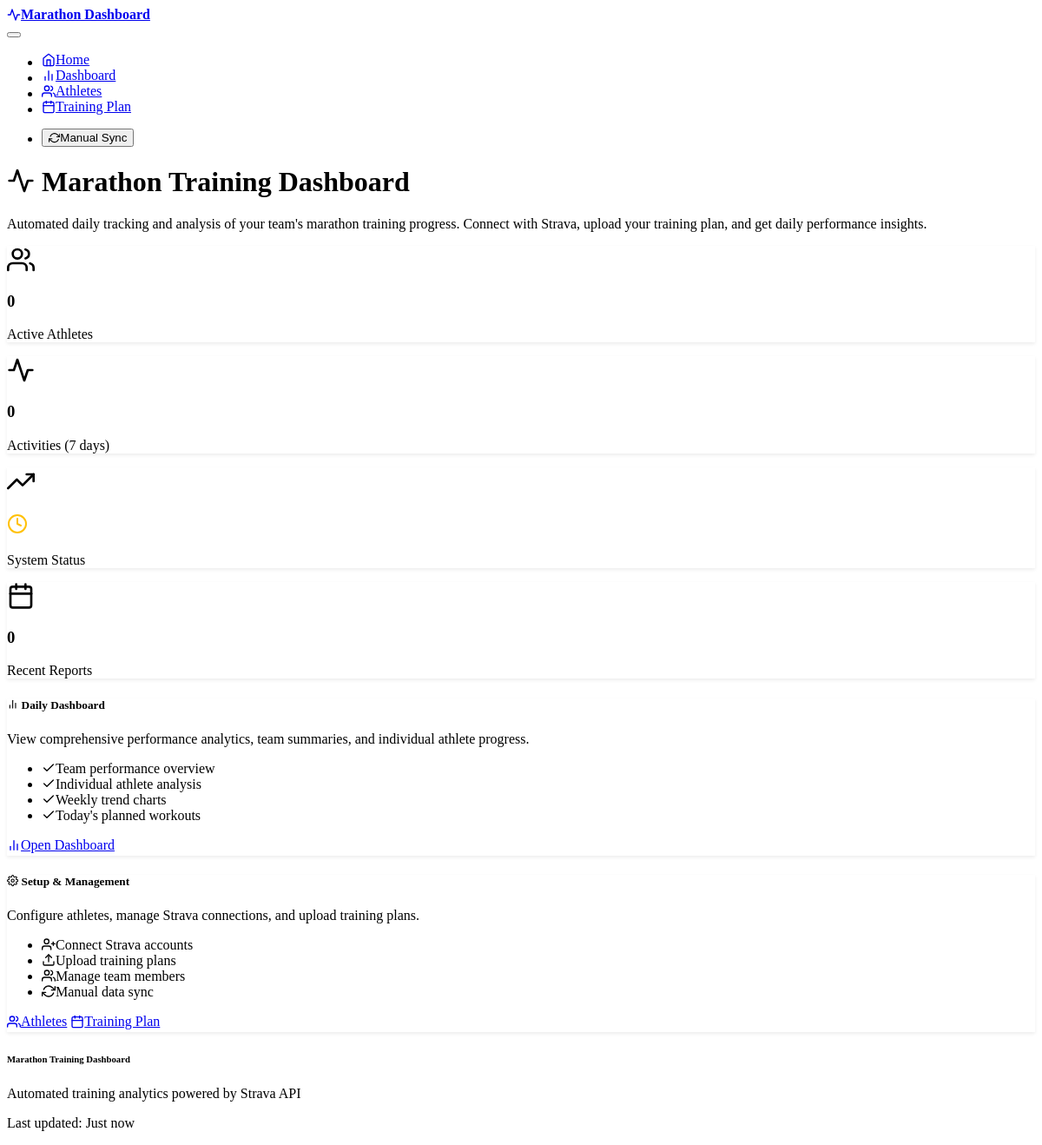
Before: / with the older database file.
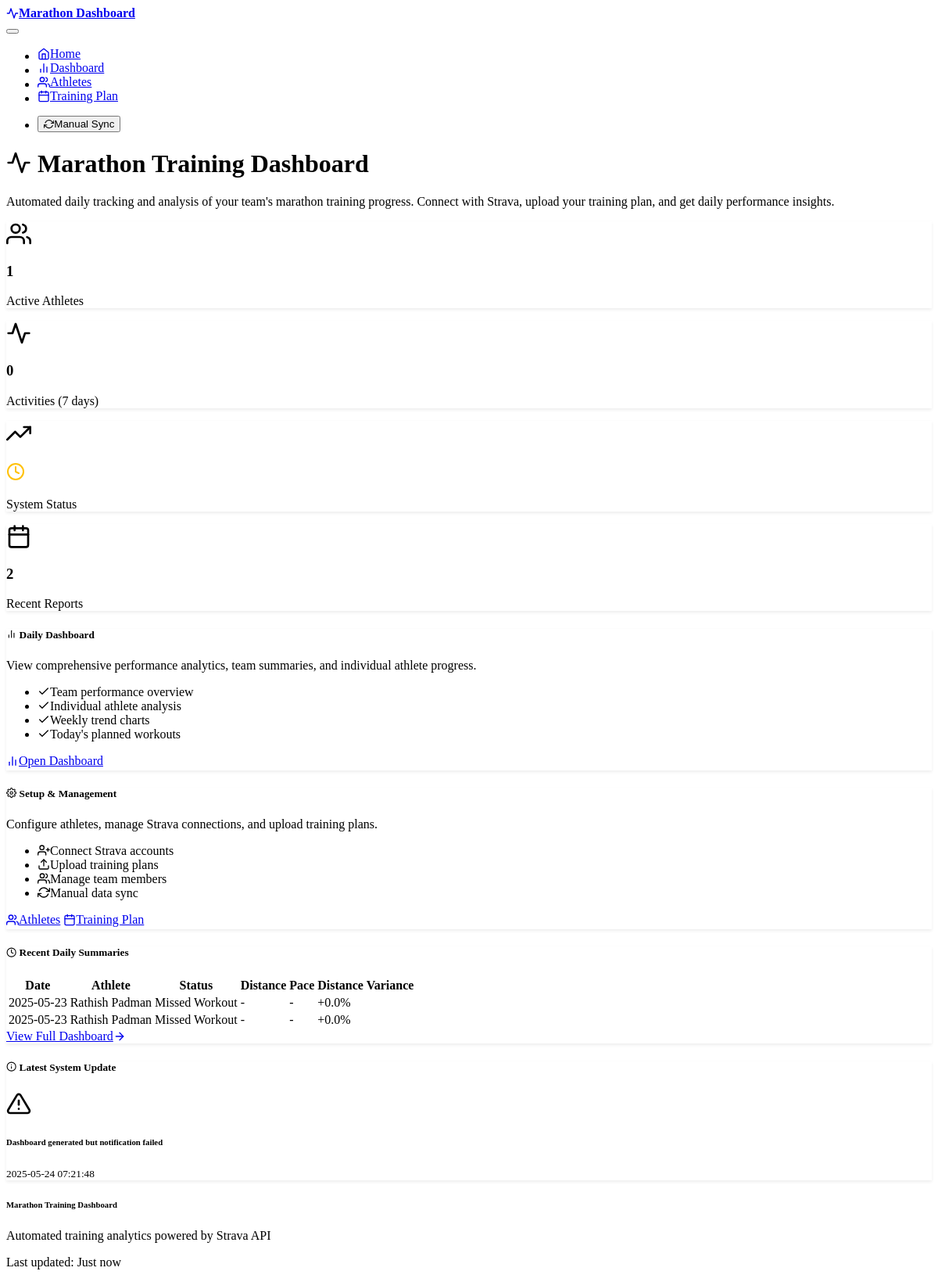
After: the same page with the newer database file.
### models.py (models this page shows)
class DailySummary(db.Model):
    id = db.Column(db.Integer, primary_key=True)
    athlete_id = db.Column(db.Integer, db.ForeignKey('athlete.id'), nullable=False)
    summary_date = db.Column(db.DateTime, nullable=False)
    actual_distance_km = db.Column(db.Float, nullable=True)
    planned_distance_km = db.Column(db.Float, nullable=True)
    actual_pace_min_per_km = db.Column(db.Float, nullable=True)
    planned_pace_min_per_km = db.Column(db.Float, nullable=True)
    distance_variance_percent = db.Column(db.Float, nullable=True)
    pace_variance_percent = db.Column(db.Float, nullable=True)
    status = db.Column(db.String(50), nullable=True)  # On Track, Under-performed, etc.
    notes = db.Column(db.Text, nullable=True)
    created_at = db.Column(db.DateTime, default=datetime.utcnow)

class Athlete(db.Model):
    id = db.Column(db.Integer, primary_key=True)
    name = db.Column(db.String(100), nullable=False)
    strava_athlete_id = db.Column(db.Integer, unique=True, nullable=True)
    refresh_token = db.Column(db.String(255), nullable=True)
    access_token = db.Column(db.String(255), nullable=True)
    token_expires_at = db.Column(db.DateTime, nullable=True)
    is_active = db.Column(db.Boolean, default=True)
    created_at = db.Column(db.DateTime, default=datetime.utcnow)
    activities = db.relationship('Activity', backref='athlete', lazy=True)
    planned_workouts = db.relationship('PlannedWorkout', backref='athlete', lazy=True)
    daily_summaries = db.relationship('DailySummary', backref='athlete', lazy=True)

class SystemLog(db.Model):
    id = db.Column(db.Integer, primary_key=True)
    log_date = db.Column(db.DateTime, nullable=False)
    log_type = db.Column(db.String(50), nullable=False)  # SUCCESS, ERROR, WARNING
    message = db.Column(db.Text, nullable=False)
    details = db.Column(db.Text, nullable=True)
    created_at = db.Column(db.DateTime, default=datetime.utcnow)

### routes.py (the view)
@app.route('/')
def index():
    try:
        total_athletes = Athlete.query.filter_by(is_active=True).count()
        week_ago = datetime.now() - timedelta(days=7)
        recent_activities = Activity.query.filter(
            Activity.start_date >= week_ago
        ).count()
        latest_log = SystemLog.query.order_by(SystemLog.created_at.desc()).first()
        recent_summaries = DailySummary.query.filter(
            DailySummary.summary_date >= week_ago.date()
        ).order_by(DailySummary.summary_date.desc()).limit(10).all()
        return render_template('index.html',
                             total_athletes=total_athletes,
                             recent_activities=recent_activities,
                             latest_log=latest_log,
                             recent_summaries=recent_summaries)
    except Exception as e:
        logger.error(f"Error loading home page: {e}")
        flash(f"Error loading dashboard: {e}", "error")
        return render_template('index.html',
                             total_athletes=0,
                             recent_activities=0,
                             latest_log=None,
                             recent_summaries=[])

### templates/index.html (shortened to what this page needs)
{% extends "base.html" %}
{% block content %}
<div class="container">
    <div class="row mb-5">
        <div class="col-lg-8 mx-auto text-center">
            <h1 class="display-4 mb-4">
                <i data-feather="activity" class="me-3"></i>
                Marathon Training Dashboard
            </h1>
            <p class="lead mb-4">
                Automated daily tracking and analysis of your team's marathon training progress.
                Connect with Strava, upload your training plan, and get daily performance insights.
            </p>
        </div>
    </div>
    <div class="row mb-5">
        <div class="col-md-3 mb-3">
            <div class="card bg-primary">
                <div class="card-body text-center">
                    <i data-feather="users" class="mb-2" style="width: 2rem; height: 2rem;"></i>
                    <h3 class="card-title">{{ total_athletes }}</h3>
                    <p class="card-text">Active Athletes</p>
                </div>
            </div>
        </div>
        <div class="col-md-3 mb-3">
            <div class="card bg-success">
                <div class="card-body text-center">
                    <i data-feather="activity" class="mb-2" style="width: 2rem; height: 2rem;"></i>
                    <h3 class="card-title">{{ recent_activities }}</h3>
                    <p class="card-text">Activities (7 days)</p>
                </div>
            </div>
        </div>
        <div class="col-md-3 mb-3">
            <div class="card bg-info">
                <div class="card-body text-center">
                    <i data-feather="trending-up" class="mb-2" style="width: 2rem; height: 2rem;"></i>
                    <h3 class="card-title">
                        {% if latest_log and latest_log.log_type == 'SUCCESS' %}
                            <i data-feather="check-circle" style="color: #28a745; width: 1.5rem; height: 1.5rem;"></i>
                        {% elif latest_log and latest_log.log_type == 'ERROR' %}
                            <i data-feather="alert-circle" style="color: #dc3545; width: 1.5rem; height: 1.5rem;"></i>
                        {% else %}
                            <i data-feather="clock" style="color: #ffc107; width: 1.5rem; height: 1.5rem;"></i>
                        {% endif %}
                    </h3>
                    <p class="card-text">System Status</p>
                </div>
            </div>
        </div>
        <div class="col-md-3 mb-3">
            <div class="card bg-warning">
                <div class="card-body text-center">
                    <i data-feather="calendar" class="mb-2" style="width: 2rem; height: 2rem;"></i>
                    <h3 class="card-title">{{ recent_summaries|length }}</h3>
                    <p class="card-text">Recent Reports</p>
                </div>
            </div>
        </div>
    </div>
    <div class="row mb-5">
        <div class="col-lg-6 mb-4">
            <div class="card h-100">
                <div class="card-header">
                    <h5 class="card-title mb-0">
                        <i data-feather="bar-chart-2" class="me-2"></i>
                        Daily Dashboard
                    </h5>
                </div>
                <div class="card-body">
                    <p class="card-text">
                        View comprehensive performance analytics, team summaries, and individual athlete progress.
                    </p>
                    <ul class="list-unstyled">
                        <li><i data-feather="check" class="me-2 text-success"></i>Team performance overview</li>
                        <li><i data-feather="check" class="me-2 text-success"></i>Individual athlete analysis</li>
                        <li><i data-feather="check" class="me-2 text-success"></i>Weekly trend charts</li>
                        <li><i data-feather="check" class="me-2 text-success"></i>Today's planned workouts</li>
                    </ul>
                </div>
                <div class="card-footer">
                    <a href="{{ url_for('dashboard') }}" class="btn btn-primary">
                        <i data-feather="bar-chart-2" class="me-2"></i>
                        Open Dashboard
                    </a>
                </div>
            </div>
        </div>
        <div class="col-lg-6 mb-4">
            <div class="card h-100">
                <div class="card-header">
                    <h5 class="card-title mb-0">
                        <i data-feather="settings" class="me-2"></i>
                        Setup & Management
                    </h5>
                </div>
                <div class="card-body">
                    <p class="card-text">
                        Configure athletes, manage Strava connections, and upload training plans.
                    </p>
                    <ul class="list-unstyled">
                        <li><i data-feather="user-plus" class="me-2 text-info"></i>Connect Strava accounts</li>
                        <li><i data-feather="upload" class="me-2 text-info"></i>Upload training plans</li>
                        <li><i data-feather="users" class="me-2 text-info"></i>Manage team members</li>
                        <li><i data-feather="refresh-cw" class="me-2 text-info"></i>Manual data sync</li>
                    </ul>
                </div>
                <div class="card-footer">
                    <a href="{{ url_for('athletes') }}" class="btn btn-outline-primary me-2">
                        <i data-feather="users" class="me-2"></i>
                        Athletes
                    </a>
                    <a href="{{ url_for('training_plan') }}" class="btn btn-outline-secondary">
                        <i data-feather="calendar" class="me-2"></i>
                        Training Plan
                    </a>
                </div>
            </div>
        </div>
    </div>
    {% if recent_summaries %}
    <div class="row mb-5">
        <div class="col-12">
            <div class="card">
                <div class="card-header">
                    <h5 class="card-title mb-0">
                        <i data-feather="clock" class="me-2"></i>
                        Recent Daily Summaries
                    </h5>
                </div>
                <div class="card-body">
                    <div class="table-responsive">
                        <table class="table table-striped">
                            <thead>
                                <tr>
                                    <th>Date</th>
                                    <th>Athlete</th>
                                    <th>Status</th>
                                    <th>Distance</th>
                                    <th>Pace</th>
                                    <th>Distance Variance</th>
                                </tr>
                            </thead>
                            <tbody>
                                {% for summary in recent_summaries %}
                                <tr>
                                    <td>{{ summary.summary_date.strftime('%Y-%m-%d') }}</td>
                                    <td>{{ summary.athlete.name }}</td>
                                    <td>
                                        {% if summary.status == 'On Track' %}
                                            <span class="badge bg-success">{{ summary.status }}</span>
                                        {% elif summary.status == 'Over-performed' %}
                                            <span class="badge bg-info">{{ summary.status }}</span>
                                        {% elif summary.status == 'Under-performed' %}
                                            <span class="badge bg-warning">{{ summary.status }}</span>
                                        {% elif summary.status == 'Missed Workout' %}
                                            <span class="badge bg-danger">{{ summary.status }}</span>
                                        {% else %}
                                            <span class="badge bg-secondary">{{ summary.status or 'Unknown' }}</span>
                                        {% endif %}
                                    </td>
                                    <td>
                                        {% if summary.actual_distance_km %}
                                            {{ "%.1f"|format(summary.actual_distance_km) }} km
                                        {% else %}
                                            -
                                        {% endif %}
                                    </td>
                                    <td>
                                        {% if summary.actual_pace_min_per_km %}
                                            {{ "%d:%02d"|format(summary.actual_pace_min_per_km|int, ((summary.actual_pace_min_per_km - summary.actual_pace_min_per_km|int) * 60)|int) }}
                                        {% else %}
                                            -
                                        {% endif %}
                                    </td>
                                    <td>
                                        {% if summary.distance_variance_percent is not none %}
                                            <span class="{% if summary.distance_variance_percent > 10 %}text-info{% elif summary.distance_variance_percent < -10 %}text-warning{% else %}text-success{% endif %}">
                                                {{ "%+.1f"|format(summary.distance_variance_percent) }}%
                                            </span>
                                        {% else %}
                                            -
                                        {% endif %}
                                    </td>
                                </tr>
                                {% endfor %}
                            </tbody>
                        </table>
                    </div>
                </div>
                <div class="card-footer text-end">
                    <a href="{{ url_for('dashboard') }}" class="btn btn-outline-primary">
                        View Full Dashboard
                        <i data-feather="arrow-right" class="ms-2"></i>
                    </a>
                </div>
            </div>
        </div>
    </div>
    {% endif %}
    {% if latest_log %}
    <div class="row">
        <div class="col-12">
            <div class="card">
                <div class="card-header">
                    <h5 class="card-title mb-0">
                        <i data-feather="info" class="me-2"></i>
                        Latest System Update
                    </h5>
                </div>
                <div class="card-body">
                    <div class="d-flex align-items-center">
                        <div class="me-3">
                            {% if latest_log.log_type == 'SUCCESS' %}
                                <i data-feather="check-circle" class="text-success" style="width: 2rem; height: 2rem;"></i>
                            {% elif latest_log.log_type == 'ERROR' %}
                                <i data-feather="alert-circle" class="text-danger" style="width: 2rem; height: 2rem;"></i>
                            {% elif latest_log.log_type == 'WARNING' %}
                                <i data-feather="alert-triangle" class="text-warning" style="width: 2rem; height: 2rem;"></i>
                            {% else %}
                                <i data-feather="info" class="text-info" style="width: 2rem; height: 2rem;"></i>
                            {% endif %}
                        </div>
                        <div class="flex-grow-1">
                            <h6 class="mb-1">{{ latest_log.message }}</h6>
                            <small class="text-muted">
                                {{ latest_log.log_date.strftime('%Y-%m-%d %H:%M:%S') }}
                            </small>
                        </div>
                    </div>
                </div>
            </div>
        </div>
    </div>
    {% endif %}
</div>
{% endblock %}

Changed rows visible on the page:
added DailySummary: summary_date "2025-05-23", athlete.name "Rathish Padman", status "Missed Workout", distance_variance_percent "+0.0"
added DailySummary: summary_date "2025-05-23", athlete.name "Rathish Padman", status "Missed Workout", distance_variance_percent "+0.0"
added SystemLog: message "Dashboard generated but notification failed", log_date "2025-05-24 07:21:48"
Other visible differences:
{{ total_athletes }}: "0" → "1"
{{ recent_summaries|length }}: "0" → "2"
text now shown: "Recent Daily Summaries Date Athlete Status Distance Pace Distance Variance View Full Dashboard Latest System Update"
